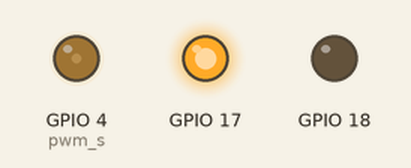
Recording of a program running on a simulated Raspberry Pi (BCM pin numbers). Shown: output pins drawn as LEDs (lit = HIGH).

Above: at 0.1 s.
Timing chart, 0 to 1.6 s (numbered marks = the images above):
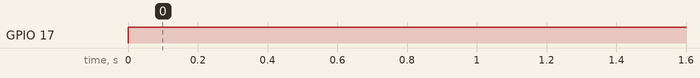

Measured:
- by itself, GPIO 17: LOW → HIGH at 0.00 s

The program:

strike_1.py
```python
import RPi.GPIO as GPIO
import time

pwm_freq = 200

GPIO.setmode(GPIO.BCM)
GPIO.setup(17, GPIO.OUT)
GPIO.setup(18, GPIO.OUT)
GPIO.setup(4, GPIO.OUT)

pwm_s = GPIO.PWM(4, pwm_freq)
pwm_s.start(0)

dc = 20
pwm_s.ChangeDutyCycle(dc)


try:
    while True:
        GPIO.output(17, True)
        GPIO.output(18, False)

except KeyboardInterrupt:
    print('stop')
finally:
    pwm_s.stop()
    GPIO.cleanup()
```
